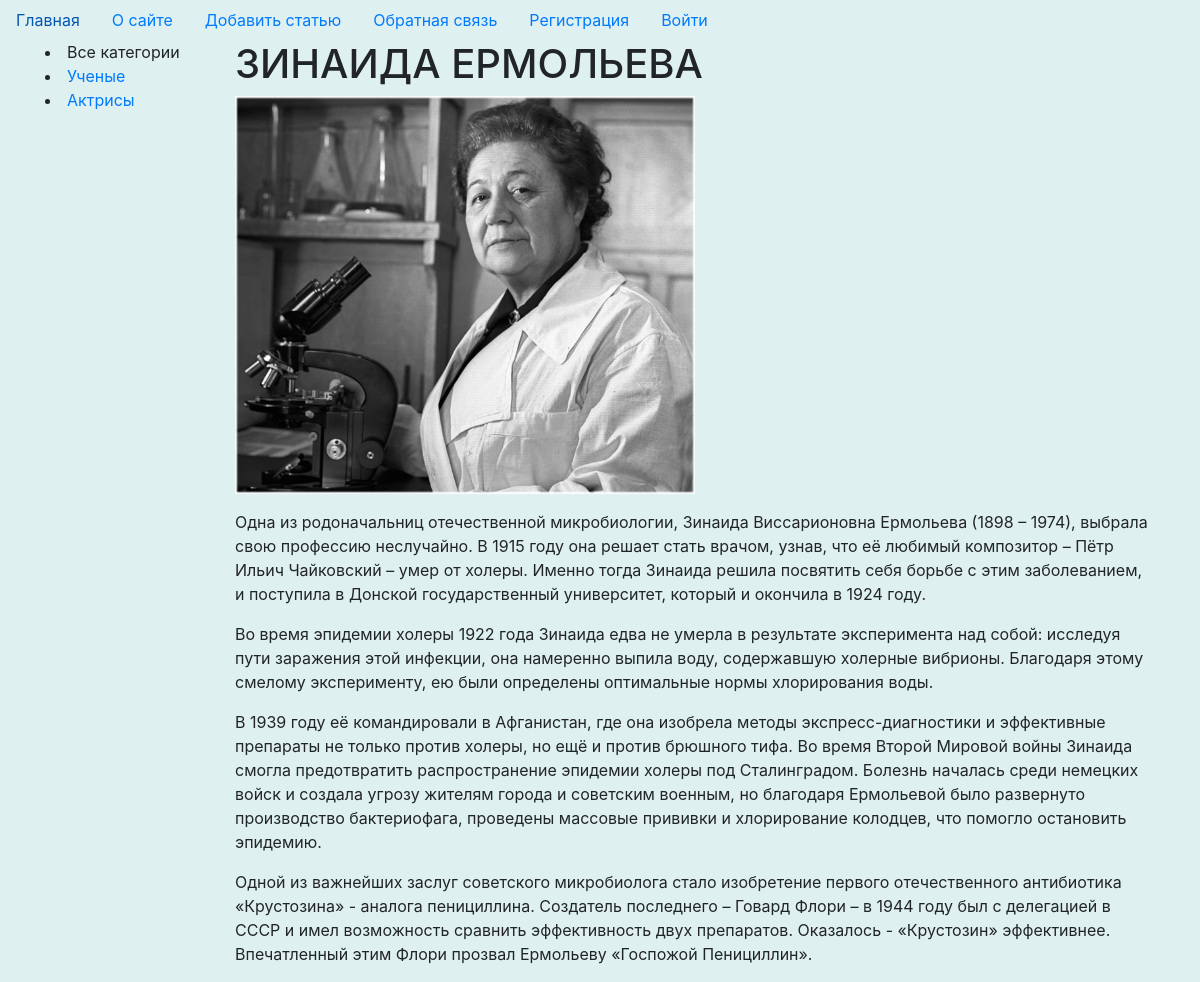
The app's page /post/zinaida-ermoleva/ with its own data.
### women/models.py (models this page shows, shortened)
class Category(models.Model):
    name = models.CharField(max_length=100, db_index=True)
    slug = models.SlugField(max_length=255, unique=True, db_index=True, verbose_name="URL")
    def get_absolute_url(self):
        return reverse('category', kwargs={'cat_slug': self.slug})

class Women(models.Model):
    title = models.CharField(max_length=255)
    slug = models.SlugField(max_length=255, unique=True, db_index=True, verbose_name="URL")
    content = models.TextField(blank=True)
    photo = models.ImageField(upload_to="photos/%Y/%m/%d/")
    time_create = models.DateTimeField(auto_now_add=True)
    time_update = models.DateTimeField(auto_now=True)
    is_published = models.BooleanField(default=True)
    cat = models.ForeignKey('Category', on_delete=models.PROTECT, null=True)
    def __str__(self):
        return self.title

### women/views.py (the view)
# urls.py: path('post/<slug:post_slug>/', ShowPost.as_view(), name='post'),
class ShowPost(DataMixin, DetailView):
    model = Women
    slug_url_kwarg = 'post_slug'
    context_object_name = 'post'
    template_name = 'women/post.html'
    def get_context_data(self, *, object_list=None, **kwargs):
        context = super().get_context_data(**kwargs)
        c_def = self.get_user_context(title=context['post'])
        return dict(list(context.items()) + list(c_def.items()))

### women/templatetags/women_tags.py (called while the page is built)
@register.inclusion_tag('women/tags/nav_bar.html', takes_context = True)
def nav_bar(context):
    return{'ip': context['request']}

### women/utils.py (called while the page is built)
    def get_user_context(self, **kwargs):
        context = kwargs
        cats = Category.objects.all()
        context['cats'] = cats
        if 'cat_selected' not in context:
            context['cat_selected'] = 0
        return context

### women/templates/women/post.html
{% extends 'women/base.html' %}
{% block content %}
    <h1>{{ post.title }}</h1>
    {% if post.photo %}
        <p><img class="w-50" src="{{ post.photo.url }}"></p>
    {% endif %}
    <p>{{ post.content|linebreaks }}</p>
{% endblock %}

### women/templates/women/base.html (shortened to what this page needs)
{% load static %}
{% load women_tags %}
{% load cache %}
<!DOCTYPE html>
<html lang="en">
<head>
    <link rel="stylesheet" href="https://maxcdn.bootstrapcdn.com/bootstrap/4.0.0/css/bootstrap.min.css"
>
    <link type="text/css" href="{% static 'women/css/style.css' %}" rel="stylesheet"/>
</head>
<body>
<header>
    {% nav_bar %}
</header>
<div class="container">
    <div class="row">
        <div class="col-2 bc1">
            {% if cat_selected == 0 %}
                <li>Все категории</li>
            {% else %}
                <li><a href="{% url 'home' %}">Все категории</a></li>
            {% endif %}
            {% for c in cats %}
                {% if c.pk == cat_selected %}
                    <li>{{ c.name }}</li>
                {% else %}
                    <li><a href="{{ c.get_absolute_url }}">{{ c.name }}</a></li>
                {% endif %}
            {% endfor %}
        </div>
        <div class="col-10 bc2">
            {% block content %}
            {% endblock %}
        </div>
    </div>
</div>
</body>
</html>

### women/static/women/css/style.css (style rules this page uses)
body { background-color: rgba(14, 145, 145, 0.13); }

### records on screen
Category: name "Ученые"
Category: name "Актрисы"
Women: title "ЗИНАИДА ЕРМОЛЬЕВА", photo (picture), content "Одна из родоначальниц отечественной микробиологии, Зинаида Виссарионовна Ермольева (1898 – 1974), выбрала свою профессию неслучайно. В 1915 году она решает стать врачом, узнав, что её любимый композитор – Пётр Ильич Чайковский – умер от холеры. Именно тогда Зинаида решила посвятить себя борьбе с этим заболеванием, и поступила в Донской государственный университет, который и окончила в 1924 году. Во время эпидемии холеры 1922 года Зинаида едва не умерла в результате эксперимента над собой: исследуя пути заражения этой инфекции, она намеренно выпила воду, содержавшую холерные вибрионы. Благодаря этому смелому эксперименту, ею были определены оптимальные нормы хлорирования воды. В 1939 году её…"
